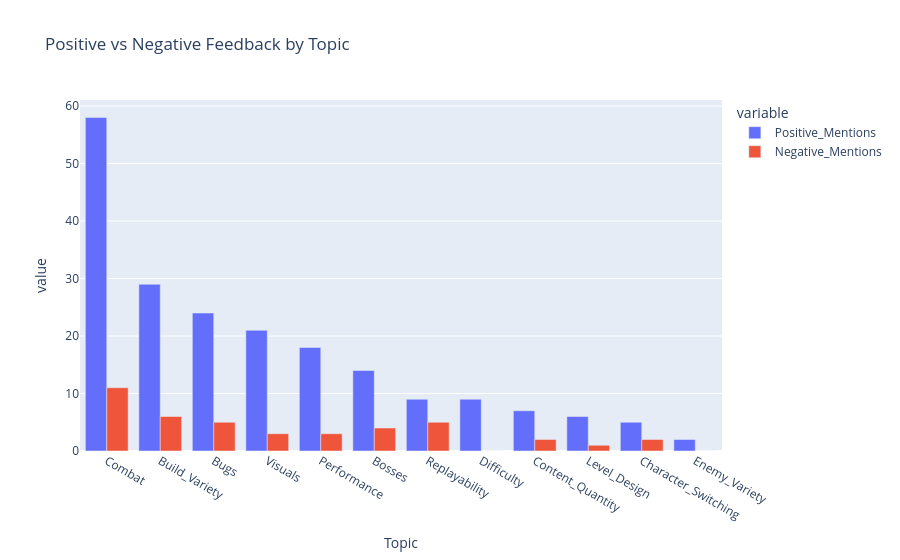

The code cell stored with this chart in its notebook:
### Code cell
plot_df = summary_df.sort_values(
    "Positive_Mentions",
    ascending=False
)

fig = px.bar(
    plot_df,
    x="Topic",
    y=["Positive_Mentions", "Negative_Mentions"],
    barmode="group",
    title="Positive vs Negative Feedback by Topic"
)

fig.show()

### Figure 1 — Plotly figure (JSON) as saved in the notebook; plotly's stock layout.template omitted (floating-point values rounded to 4 significant figures)
{"data": [{"alignmentgroup": "True", "hovertemplate": "variable=Positive_Mentions<br>Topic=%{x}<br>value=%{y}<extra></extra>", "legendgroup": "Positive_Mentions", "marker": {"color": "#636efa", "pattern": {"shape": ""}}, "name": "Positive_Mentions", "offsetgroup": "Positive_Mentions", "orientation": "v", "showlegend": true, "textposition": "auto", "type": "bar", "x": ["Combat", "Build_Variety", "Bugs", "Visuals", "Performance", "Bosses", "Replayability", "Difficulty", "Content_Quantity", "Level_Design", "Character_Switching", "Enemy_Variety"], "xaxis": "x", "y": [58, 29, 24, 21, 18, 14, 9, 9, 7, 6, 5, 2], "yaxis": "y"}, {"alignmentgroup": "True", "hovertemplate": "variable=Negative_Mentions<br>Topic=%{x}<br>value=%{y}<extra></extra>", "legendgroup": "Negative_Mentions", "marker": {"color": "#EF553B", "pattern": {"shape": ""}}, "name": "Negative_Mentions", "offsetgroup": "Negative_Mentions", "orientation": "v", "showlegend": true, "textposition": "auto", "type": "bar", "x": ["Combat", "Build_Variety", "Bugs", "Visuals", "Performance", "Bosses", "Replayability", "Difficulty", "Content_Quantity", "Level_Design", "Character_Switching", "Enemy_Variety"], "xaxis": "x", "y": [11, 6, 5, 3, 3, 4, 5, 0, 2, 1, 2, 0], "yaxis": "y"}], "layout": {"barmode": "group", "legend": {"title": {"text": "variable"}, "tracegroupgap": 0}, "title": {"text": "Positive vs Negative Feedback by Topic"}, "xaxis": {"anchor": "y", "domain": [0, 1], "title": {"text": "Topic"}}, "yaxis": {"anchor": "x", "domain": [0, 1], "title": {"text": "value"}}}}
